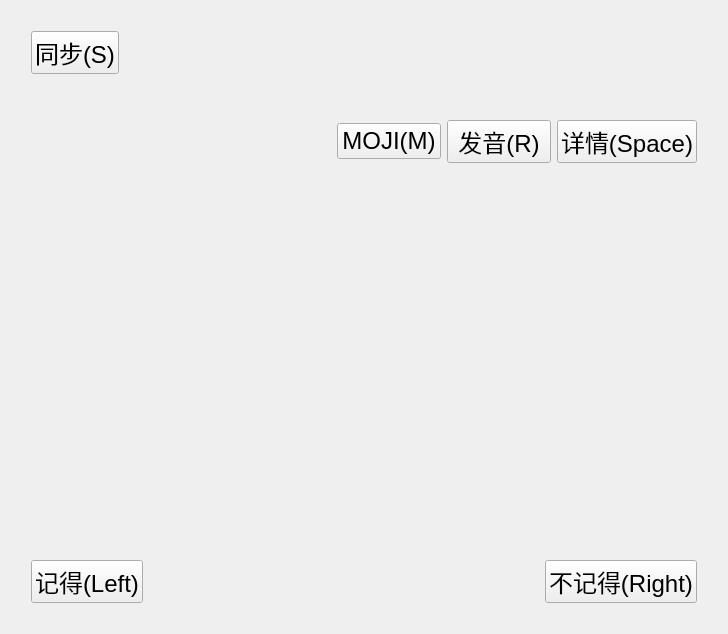
<?xml version="1.0" encoding="UTF-8"?>
<ui version="4.0">
 <class>MojiDictTool</class>
 <widget class="QWidget" name="MojiDictTool">
  <property name="geometry">
   <rect>
    <x>0</x>
    <y>0</y>
    <width>728</width>
    <height>634</height>
   </rect>
  </property>
  <property name="windowTitle">
   <string>MojiDictTool</string>
  </property>
  <property name="layoutDirection">
   <enum>Qt::LeftToRight</enum>
  </property>
  <layout class="QVBoxLayout" name="verticalLayout">
   <item>
    <layout class="QHBoxLayout" name="horizontalLayout_3">
     <property name="leftMargin">
      <number>20</number>
     </property>
     <property name="topMargin">
      <number>20</number>
     </property>
     <property name="rightMargin">
      <number>20</number>
     </property>
     <property name="bottomMargin">
      <number>20</number>
     </property>
     <item>
      <widget class="QPushButton" name="button_sync">
       <property name="font">
        <font>
         <pointsize>18</pointsize>
        </font>
       </property>
       <property name="text">
        <string>同步(S)</string>
       </property>
      </widget>
     </item>
     <item>
      <spacer name="horizontalSpacer_3">
       <property name="orientation">
        <enum>Qt::Horizontal</enum>
       </property>
       <property name="sizeHint" stdset="0">
        <size>
         <width>40</width>
         <height>20</height>
        </size>
       </property>
      </spacer>
     </item>
     <item>
      <widget class="QLabel" name="label_count">
       <property name="minimumSize">
        <size>
         <width>140</width>
         <height>0</height>
        </size>
       </property>
       <property name="maximumSize">
        <size>
         <width>16777215</width>
         <height>30</height>
        </size>
       </property>
       <property name="baseSize">
        <size>
         <width>0</width>
         <height>0</height>
        </size>
       </property>
       <property name="text">
        <string/>
       </property>
      </widget>
     </item>
    </layout>
   </item>
   <item>
    <layout class="QHBoxLayout" name="horizontalLayout">
     <property name="leftMargin">
      <number>20</number>
     </property>
     <property name="topMargin">
      <number>20</number>
     </property>
     <property name="rightMargin">
      <number>20</number>
     </property>
     <property name="bottomMargin">
      <number>20</number>
     </property>
     <item>
      <widget class="QLabel" name="label_word_title">
       <property name="minimumSize">
        <size>
         <width>300</width>
         <height>0</height>
        </size>
       </property>
       <property name="font">
        <font>
         <pointsize>24</pointsize>
        </font>
       </property>
       <property name="text">
        <string/>
       </property>
       <property name="wordWrap">
        <bool>false</bool>
       </property>
      </widget>
     </item>
     <item>
      <widget class="QPushButton" name="button_moji">
       <property name="font">
        <font>
         <pointsize>18</pointsize>
        </font>
       </property>
       <property name="text">
        <string>MOJI(M)</string>
       </property>
      </widget>
     </item>
     <item>
      <widget class="QPushButton" name="button_read">
       <property name="font">
        <font>
         <pointsize>18</pointsize>
        </font>
       </property>
       <property name="text">
        <string>发音(R)</string>
       </property>
       <property name="flat">
        <bool>false</bool>
       </property>
      </widget>
     </item>
     <item>
      <widget class="QPushButton" name="button_show_detail">
       <property name="font">
        <font>
         <pointsize>18</pointsize>
        </font>
       </property>
       <property name="text">
        <string>详情(Space)</string>
       </property>
      </widget>
     </item>
    </layout>
   </item>
   <item>
    <layout class="QHBoxLayout" name="horizontalLayout_4">
     <property name="leftMargin">
      <number>20</number>
     </property>
     <property name="topMargin">
      <number>20</number>
     </property>
     <property name="rightMargin">
      <number>20</number>
     </property>
     <property name="bottomMargin">
      <number>20</number>
     </property>
     <item>
      <widget class="QLabel" name="label_word_detail">
       <property name="minimumSize">
        <size>
         <width>0</width>
         <height>300</height>
        </size>
       </property>
       <property name="font">
        <font>
         <pointsize>18</pointsize>
        </font>
       </property>
       <property name="text">
        <string/>
       </property>
       <property name="wordWrap">
        <bool>true</bool>
       </property>
      </widget>
     </item>
    </layout>
   </item>
   <item>
    <layout class="QHBoxLayout" name="horizontalLayout_2">
     <property name="spacing">
      <number>20</number>
     </property>
     <property name="sizeConstraint">
      <enum>QLayout::SetDefaultConstraint</enum>
     </property>
     <property name="leftMargin">
      <number>20</number>
     </property>
     <property name="topMargin">
      <number>20</number>
     </property>
     <property name="rightMargin">
      <number>20</number>
     </property>
     <property name="bottomMargin">
      <number>20</number>
     </property>
     <item>
      <widget class="QPushButton" name="button_remembered">
       <property name="font">
        <font>
         <pointsize>18</pointsize>
        </font>
       </property>
       <property name="text">
        <string>记得(Left)</string>
       </property>
      </widget>
     </item>
     <item>
      <spacer name="horizontalSpacer">
       <property name="orientation">
        <enum>Qt::Horizontal</enum>
       </property>
       <property name="sizeHint" stdset="0">
        <size>
         <width>40</width>
         <height>20</height>
        </size>
       </property>
      </spacer>
     </item>
     <item>
      <widget class="QPushButton" name="button_unremembered">
       <property name="font">
        <font>
         <pointsize>18</pointsize>
        </font>
       </property>
       <property name="text">
        <string>不记得(Right)</string>
       </property>
      </widget>
     </item>
    </layout>
   </item>
  </layout>
 </widget>
 <tabstops>
  <tabstop>button_read</tabstop>
  <tabstop>button_moji</tabstop>
  <tabstop>button_sync</tabstop>
  <tabstop>button_remembered</tabstop>
  <tabstop>button_unremembered</tabstop>
  <tabstop>button_show_detail</tabstop>
 </tabstops>
 <resources/>
 <connections/>
</ui>
